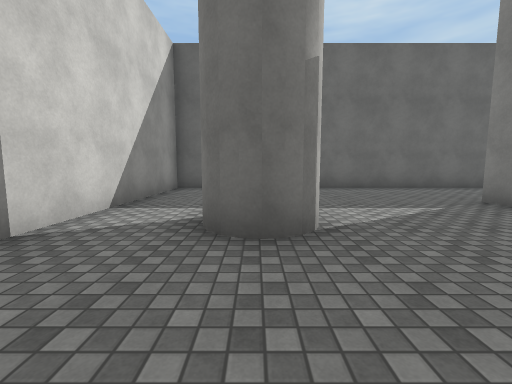
[1] (above)

12 first-person views from a walk through a 3-D level made in the Unity game engine. The camera is 1.3 m above the floor, tilts 6° down and sees 90° across. The floor is counted in squares, 2 m on a side. Each view is taken from the middle of a square. On the plan, view 1 faces up. The plan holds only what a view shows up to about 9 squares ahead; the rest is blank. The place goes on beyond the plan. The player is left out. Surface patterns are stand-ins for the level's own textures.

[2]
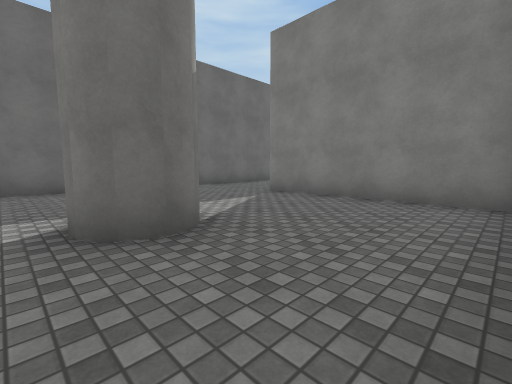

[3]
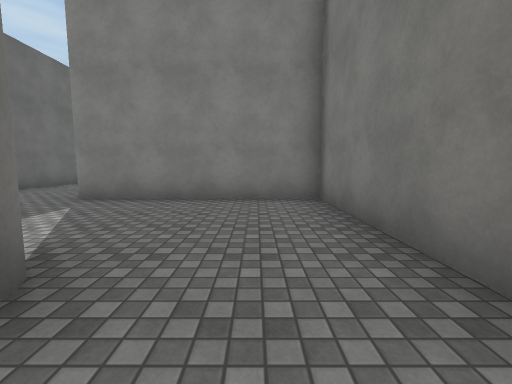

[4]
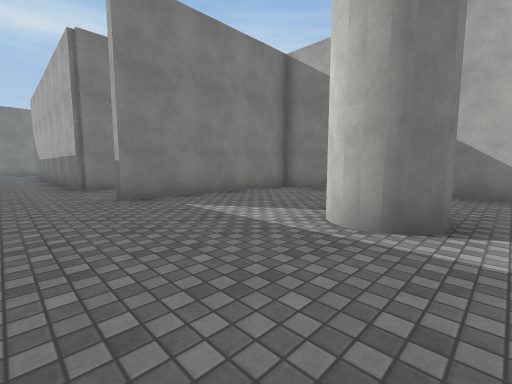

[5]
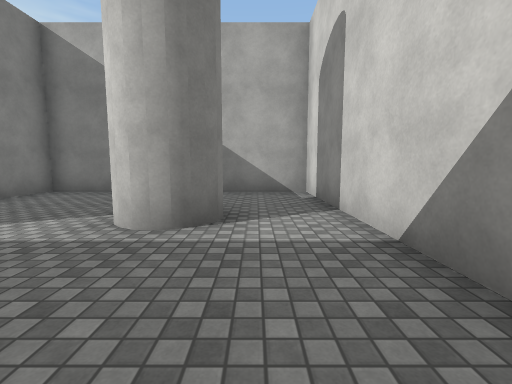

[6]
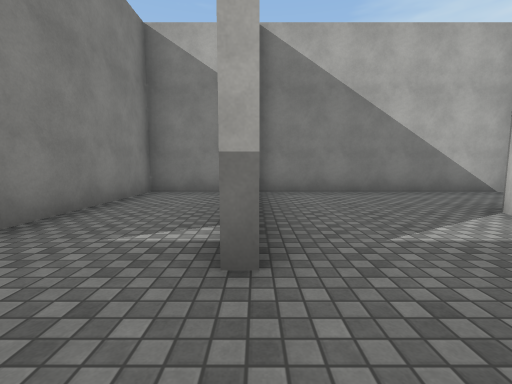

[7]
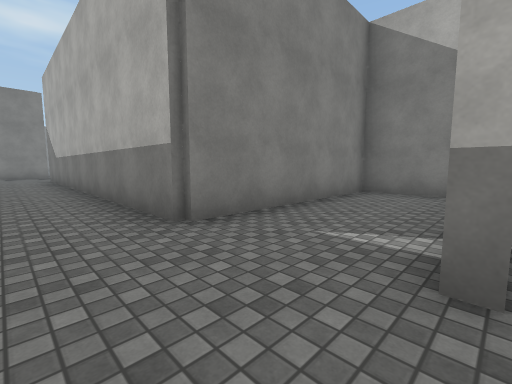

[8]
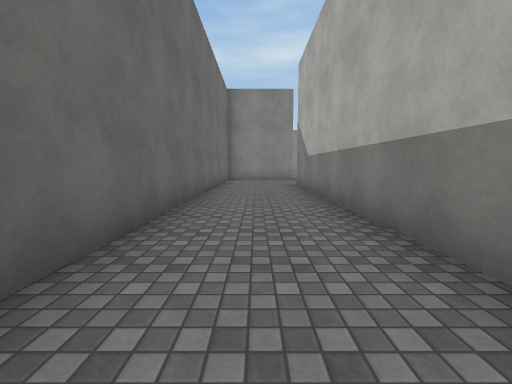

[9]
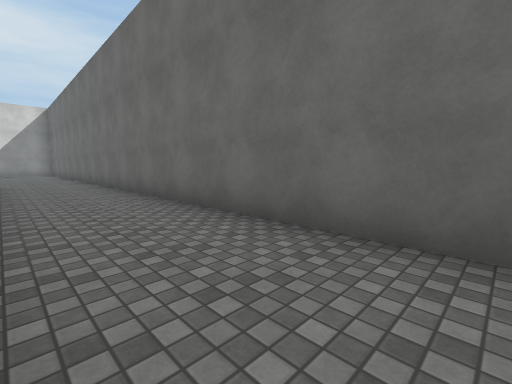

[10]
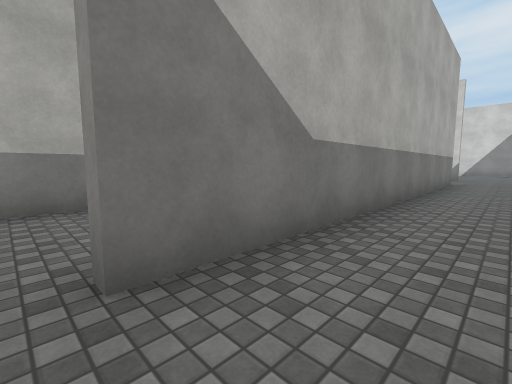

[11]
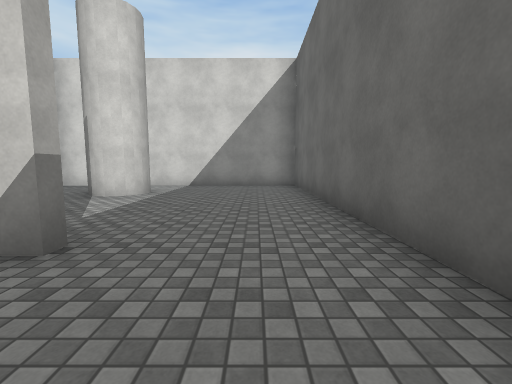

[12]
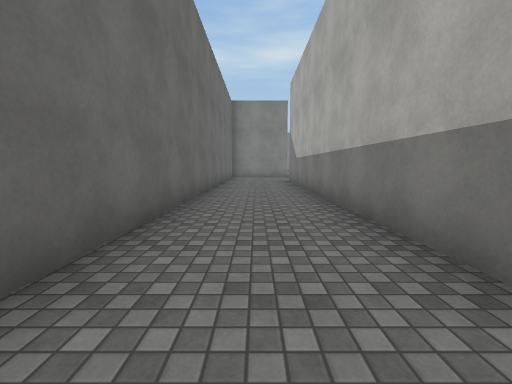

### Floor plan
Points are (right, up) in squares from view 1. A wall is a line through its corners. A room is listed if a view was taken in it or the views show most of it. See-through windows are left out.
Room 1 (views 1, 2, 3, 4, 5, 6, 7)
walls: (4.5, 7.2) (-2.2, 7.2) (-2.2, -0.2) (4, -0.2) (4, 4.5)
ways out: opening at (4, 5.5) to room 2
Room 2 (views 8, 9, 10, 11, 12)
walls: (4.9, -0.2) (6.6, -0.2) (6.6, 4.6) (16.7, 4.6); (17.1, 7.2) (4.5, 7.2)
ways out: opening at (4, 5.5) to room 1; opening at (17, 4)

Positions as (right, up) in squares from view 1, and headings:
1: (0, 0), facing up
2: (-1, 0), facing up-right
3: (-1, 1), facing right
4: (-1, 6), facing down-right
5: (-1, 6), facing down
6: (4, 6), facing down
7: (4, 6), facing down-right
8: (8, 6), facing right
9: (17, 5), facing up-left
10: (17, 6), facing down-left
11: (6, 6), facing left
12: (6, 6), facing right
